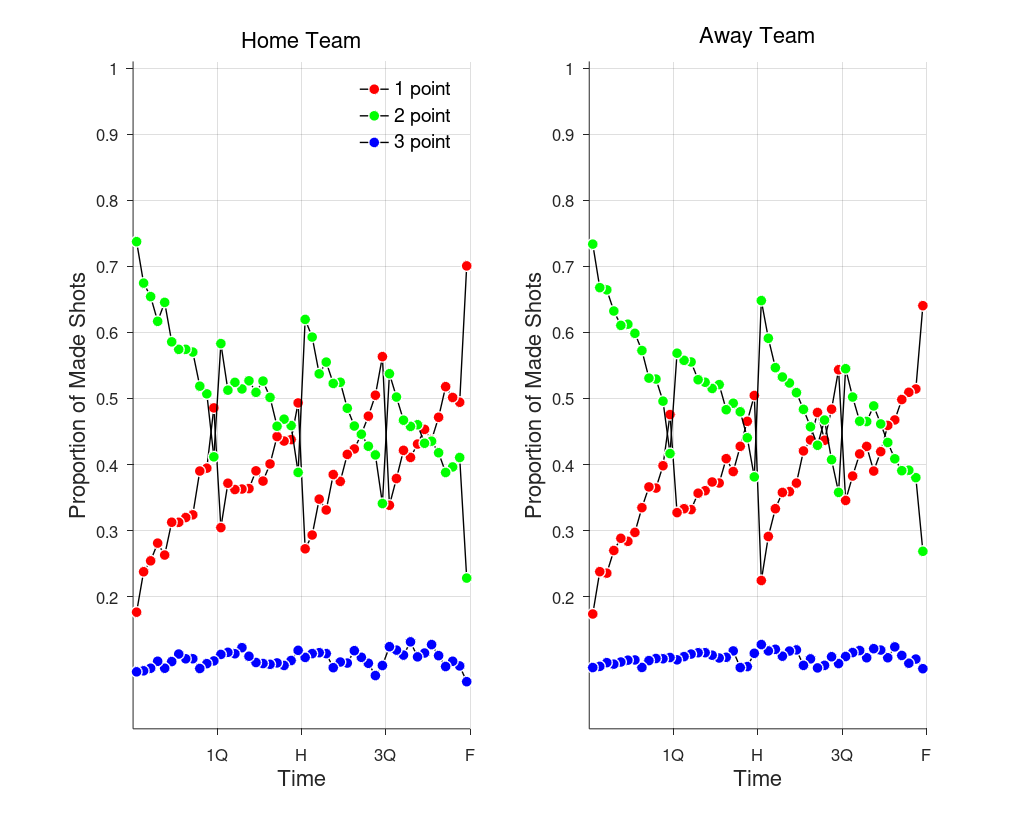

MATLAB code for this plot: (Note: this script raises an error after producing the figure.)
%% Plot proportion of 1, 2, and 3 point shot mades, as a function
% v2 plots by both home and away team (SEASONAL, all teams)

clear;
close all;

%% User input
timeGap = 60; % Using bin size of 1 minute intervals.

%% Load data
load BasketBallData2008 d

%% Set boundaries
binEdges   = 0:timeGap:2880; % Creating the time vector in increments of time gap. (Say 60 seconds)
binCenters = timeGap/2:timeGap:(2880-timeGap/2);% To account for the extra bin created,
                                                % strictly for plotting. 
                                                % (e.g. it takes 3 lines to make two sections)
nBins      = length(binCenters); % Number of bins to be used for plotting.
nGames     = length(d); % Number of games

%% Count how many shots of each type in each bin
count = zeros(nBins, 6); % Matrix of number of time gaps (say 48 minutes so 48 gaps/rows), 
                         % separated into 3 columns for 1's/2's/3's.
                         
for bin = 1:nBins % For the total number of binCenters' increments
    for game = 1:nGames % Looping over all seasonal games;
        % match - looks for time scored if it is greater than [bin]'th time
        % & less than the next [bin]'th index, so it won't double count.
        % EX: First minute of game: time > binEdges(1) = 0 and less than the next index (60 sec.)
        matchHome = find([d(game).time] > binEdges(bin) & [d(game).time] <= binEdges(bin+1) & [d(game).scoringTeam] == 2);
        matchAway = find([d(game).time] > binEdges(bin) & [d(game).time] <= binEdges(bin+1) & [d(game).scoringTeam] == 1);
        count(bin, 1) = count(bin, 1) + length(find([d(game).scoringType(matchHome)] == 1));
        count(bin, 2) = count(bin, 2) + length(find([d(game).scoringType(matchHome)] == 2));
        count(bin, 3) = count(bin, 3) + length(find([d(game).scoringType(matchHome)] == 3));
        count(bin, 4) = count(bin, 4) + length(find([d(game).scoringType(matchAway)] == 1));
        count(bin, 5) = count(bin, 5) + length(find([d(game).scoringType(matchAway)] == 2));
        count(bin, 6) = count(bin, 6) + length(find([d(game).scoringType(matchAway)] == 3));
        % Count - will fill out the bin'th row (ex. 1st-48th minute), then
        % add number of made 1's/2's/3's to the matrix. So if three 2
        % pointers are made in the first minute, length of that would be
        % three.
        % So for the second minute, it would add three 2 pointers made +
        % the number of 3 pointers made in the second minute.
        
        % The outer loop will run 48 times, to represent the 48 minutes in
        % a game. Inner loop will run 978 times (total number of games).
        % It will look through all 978 games' shots made in the 1st minute,
        % then loop back over again (index is bin) for the 2nd minute, 3rd minute.
    end;
end;

% convert to proportions
proportion = zeros(nBins, 6); % Creates a matrix of nBins x 3. (e.g. 48 [min] x 3)
totalHome = sum(count(:, 1:3), 2);
totalAway = sum(count(:, 4:6), 2);

for bin = 1:nBins % It will loop over total number of bins (so ex. 48 minutes)
    proportionHome(bin, 1:3) = count(bin, 1:3)/totalHome(bin);
    proportionAway(bin, 1:3) = count(bin, 4:6)/totalAway(bin);
    % Proportion will divide each shot type made (1/2/3's) by total number
    % of shots taken in that minute. 
    % (So get something like 0.55/0.20/0.25)
    % But then it will repeat (bin is index, so it will go to the next
    % minute, then divide across the row)
   
end;

%% Plot the results

% Figure
F = figure(1); clf; hold on;
set(F, ...
    'color'             ,                    'w' , ...
    'units'             ,           'normalized' , ...
    'position'          ,          [.1 .1 .8 .8] , ...
    'paperpositionmode' ,                 'auto' );
        
% axes
subplot(1, 2, 1); cla; hold on;
set(gca, ...
    'xlim'              ,               [0 2880] , ...
    'xdir'              ,              'reverse' , ...
    'xtick'             ,      [0 720 1440 2160] , ...
    'xticklabel'        , {'F', '3Q', 'H', '1Q'} , ...
    'xgrid'             ,                   'on' , ...
    'ygrid'             ,                   'on' , ...
    'ylim'              ,               [0 1.01] , ...
    'ytick'             ,              0.2:0.1:1 , ...
    'box'               ,                  'off' , ...
    'tickdir'           ,                  'out' , ...
    'ticklength'        ,               [0.01 0] , ...
    'fontsize'          ,                    12 );
        
% labels, for the bottom-left plot
xlabel('Time'   , 'fontsize' , 16);
ylabel('Proportion of Made Shots' , 'fontsize' , 16);
title('Home Team', 'fontsize', 16, 'fontweight', 'normal');

% plot
H(1) = plot(binCenters, proportionHome(:, 1), 'ko-', ...
    'markerfacecolor', 'r');
H(2) = plot(binCenters, proportionHome(:, 2), 'ko-', ...
    'markerfacecolor', 'g');

H(3) = plot(binCenters, proportionHome(:, 3), 'ko-', ...
    'markerfacecolor', 'b');

% tidy
set(H, ...
    'linewidth'       , 1    , ...
    'markersize'      , 8   , ...
    'markeredgecolor' , 'w'  );

% legend
L = legend(H, {'1 point', '2 point', '3 point'});
set(L, ...
    'location' , 'northeast' , ...
    'box'      ,              'off' , ...
    'fontsize' , 14);

% axes
subplot(1, 2, 2); cla; hold on;
set(gca, ...
    'xlim'              ,               [0 2880] , ...
    'xdir'              ,              'reverse' , ...
    'xtick'             ,      [0 720 1440 2160] , ...
    'xticklabel'        , {'F', '3Q', 'H', '1Q'} , ...
    'xgrid'             ,                   'on' , ...
    'ygrid'             ,                   'on' , ...
    'ylim'              ,               [0 1.01] , ...
    'ytick'             ,              0.2:0.1:1 , ...
    'box'               ,                  'off' , ...
    'tickdir'           ,                  'out' , ...
    'ticklength'        ,               [0.01 0] , ...
    'fontsize'          ,                    12 );
        
% labels, for the bottom-left plot
xlabel('Time'   , 'fontsize' , 16);
ylabel('Proportion of Made Shots' , 'fontsize' , 16);
title('Away Team', 'fontsize', 16, 'fontweight', 'normal');

% plot
H(1) = plot(binCenters, proportionAway(:, 1), 'ko-', ...
    'markerfacecolor', 'r');
H(2) = plot(binCenters, proportionAway(:, 2), 'ko-', ...
    'markerfacecolor', 'g');

H(3) = plot(binCenters, proportionAway(:, 3), 'ko-', ...
    'markerfacecolor', 'b');

% tidy
set(H, ...
    'linewidth'       , 1    , ...
    'markersize'      , 8   , ...
    'markeredgecolor' , 'w'  );

% print
suptitle('% of Made Shots (Home & Away): 2007-08 Season')
%print(['Home_Away_Made_Shots_Pct_2008.png'], '-dpng');